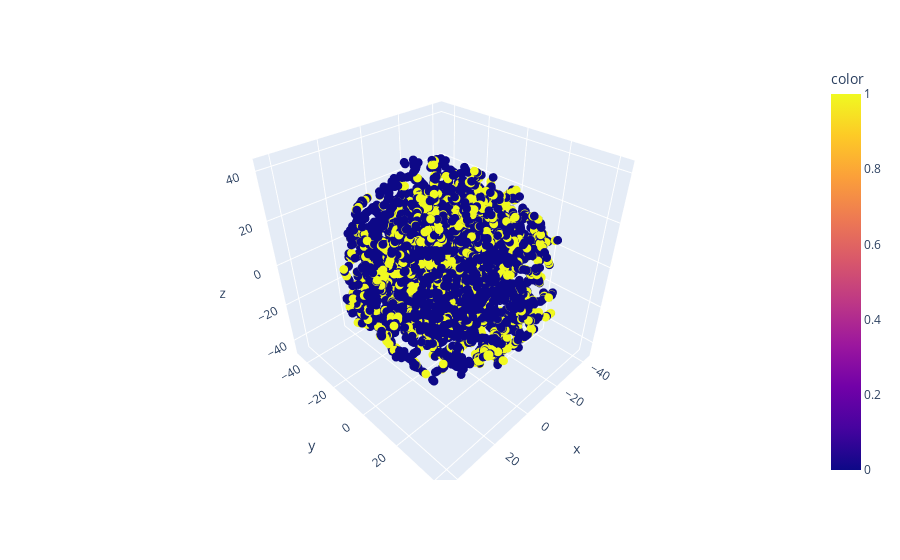

Write notebook code for a chart like this one.
### Code cell
plot_3d(x_embedded[:, 0], x_embedded[:, 1], x_embedded[:, 2], data[target])

### Figure 1 — Plotly figure (JSON) as saved in the notebook; plotly's stock layout.template omitted (floating-point values rounded to 4 significant figures; data arrays with more than 128 entries replaced by an {"elided": "..."} marker saying what was removed)
{"data": [{"hovertemplate": "x=%{x}<br>y=%{y}<br>z=%{z}<br>color=%{marker.color}<extra></extra>", "legendgroup": "", "marker": {"color": {"elided": "7500 int values"}, "coloraxis": "coloraxis", "size": 3, "symbol": "circle"}, "mode": "markers", "name": "", "scene": "scene", "showlegend": false, "type": "scatter3d", "x": {"elided": "7500 float values"}, "y": {"elided": "7500 float values"}, "z": {"elided": "7500 float values"}}], "layout": {"coloraxis": {"colorbar": {"title": {"text": "color"}}, "colorscale": [[0, "#0d0887"], [0.1111, "#46039f"], [0.2222, "#7201a8"], [0.3333, "#9c179e"], [0.4444, "#bd3786"], [0.5556, "#d8576b"], [0.6667, "#ed7953"], [0.7778, "#fb9f3a"], [0.8889, "#fdca26"], [1, "#f0f921"]]}, "legend": {"tracegroupgap": 0}, "margin": {"t": 60}, "scene": {"domain": {"x": [0, 1], "y": [0, 1]}, "xaxis": {"title": {"text": "x"}}, "yaxis": {"title": {"text": "y"}}, "zaxis": {"title": {"text": "z"}}}}}
